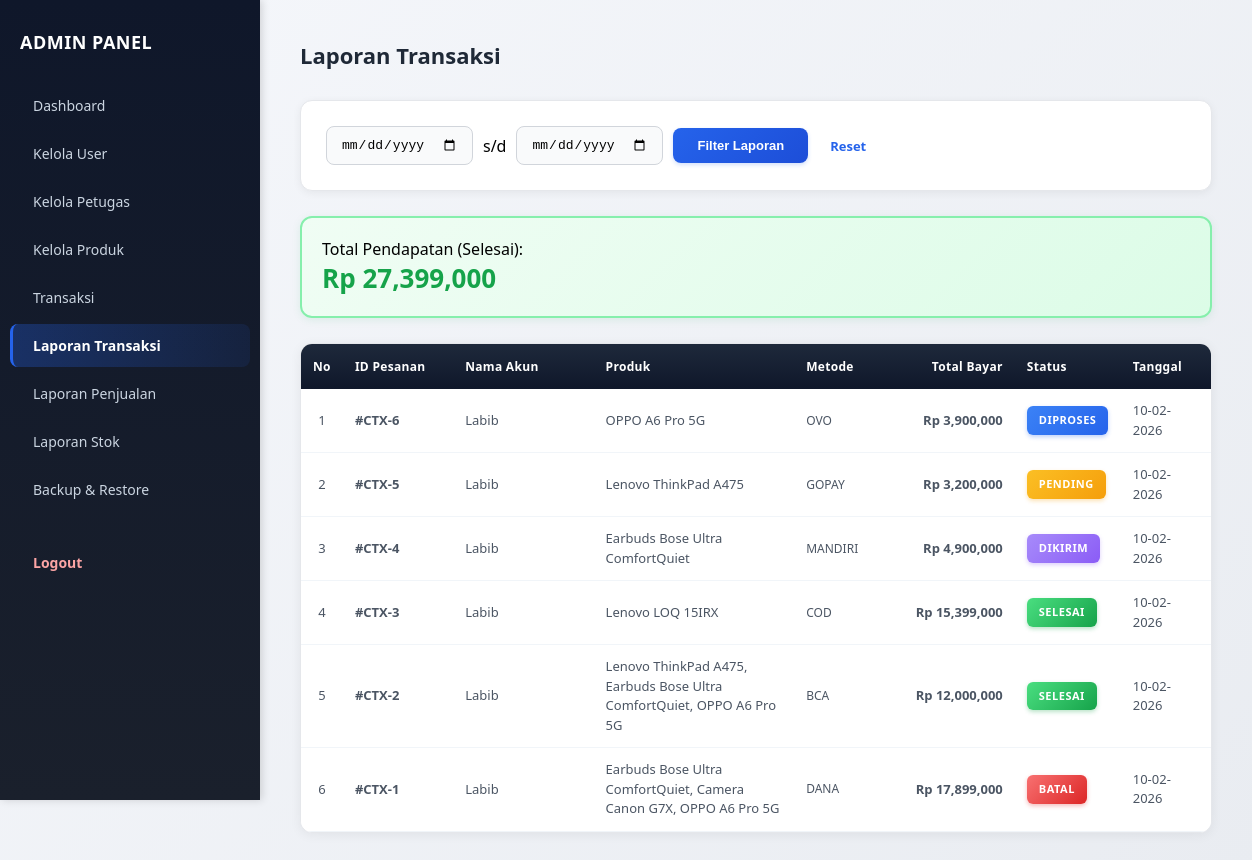
The app's page /admin/laporan_transaksi.php (signed in) with its own data.
### tables this page shows
CREATE TABLE `pesanan` (
  `id` int(11) NOT NULL AUTO_INCREMENT,
  `user_id` int(11) DEFAULT NULL,
  `nama_penerima` varchar(100) DEFAULT NULL,
  `hp` varchar(20) DEFAULT NULL,
  `alamat` text DEFAULT NULL,
  `metode_bayar` varchar(50) DEFAULT NULL,
  `total_bayar` int(11) DEFAULT NULL,
  `status_pesanan` varchar(20) DEFAULT 'Pending',
  `tanggal_pesan` datetime DEFAULT current_timestamp(),
  PRIMARY KEY (`id`)
);

CREATE TABLE `users` (
  `id` int(11) NOT NULL AUTO_INCREMENT,
  `nama` varchar(100) NOT NULL,
  `email` varchar(100) NOT NULL,
  `password` varchar(255) NOT NULL,
  `role` enum('admin','user') DEFAULT 'user',
  `created_at` timestamp NOT NULL DEFAULT current_timestamp(),
  PRIMARY KEY (`id`),
  UNIQUE KEY `email` (`email`)
);

### admin/laporan_transaksi.php (the view, shortened to what this page needs)
<?php
include __DIR__ . "/../config/database.php";
$dari   = isset($_GET['dari']) ? $_GET['dari'] : '';
$sampai = isset($_GET['sampai']) ? $_GET['sampai'] : '';
$where_clause = "";
$dataTransaksi = mysqli_query($conn, "SELECT pesanan.*, users.nama AS nama_akun
     FROM pesanan
     LEFT JOIN users ON pesanan.user_id = users.id
     $where_clause
     ORDER BY pesanan.id DESC");
$where_total = "WHERE status_pesanan='Selesai'";
$totalQuery = mysqli_query($conn, "SELECT SUM(total_bayar) AS total_rp FROM pesanan $where_total");
$res_total = mysqli_fetch_assoc($totalQuery);
$pendapatan = $res_total['total_rp'] ?? 0;
?>
<!DOCTYPE html>
<html lang="id">
<head>
</head>
<body>
    <div class="wrapper">
        <div class="sidebar">
            <h2>ADMIN PANEL</h2>
            <a href="dashboard.php">Dashboard</a>
            <a href="user.php">Kelola User</a>
            <a href="petugas.php">Kelola Petugas</a>
            <a href="produk.php">Kelola Produk</a>
            <a href="transaksi.php">Transaksi</a>
            <a href="laporan_transaksi.php" class="active">Laporan Transaksi</a>
            <a href="laporan_penjualan.php">Laporan Penjualan</a>
            <a href="laporan_stok.php">Laporan Stok</a>
            <a href="backup_restore.php">Backup & Restore</a>
            <a href="logout.php" class="logout-btn" onclick="return confirm('Apakah Anda yakin ingin logout?')">
                Logout
            </a>
        </div>
        <div class="content">
            <h1>Laporan Transaksi</h1>
            <div class="card-filter">
                <form method="get" style="display: flex; gap: 10px; align-items: center; flex-wrap: wrap;">
                    <input type="date" name="dari" value="<?= $dari ?>" required>
                    <span>s/d</span>
                    <input type="date" name="sampai" value="<?= $sampai ?>" required>
                    <button type="submit">Filter Laporan</button>
                    <a href="laporan_transaksi.php">Reset</a>
                </form>
            </div>
            <div class="total-box">Total Pendapatan (Selesai): <span>Rp <?= number_format($pendapatan) ?></span></div>
            <div class="table-wrapper">
            <table>
                <thead>
                <tr>
                    <th>No</th>
                    <th>ID Pesanan</th>
                    <th>Nama Akun</th>
                    <th style="width: 200px;">Produk</th>
                    <th>Metode</th>
                    <th style="text-align: right; width: 120px;">Total Bayar</th>
                    <th>Status</th>
                    <th>Tanggal</th>
                </tr>
                </thead>
                <tbody>
                <?php $no = 1;
                while ($t = mysqli_fetch_assoc($dataTransaksi)) :
                    $st_class = strtolower(str_replace(' ', '', $t['status_pesanan'] ?? 'pending'));
                ?>
                    <tr>
                        <td style="width: 40px; text-align: center;"><?= $no++ ?></td>
                        <td style="width: 110px;"><strong>#CTX-<?= $t['id'] ?></strong></td>
                        <td style="width: 140px;"><?= htmlspecialchars($t['nama_akun'] ?? 'User Terhapus') ?></td>
                        <td style="width: 200px; max-width: 200px; word-break: break-word;">
                            <?php
                            $produk_query = mysqli_query($conn, "SELECT produk.nama FROM pesanan_detail
                                LEFT JOIN produk ON pesanan_detail.produk_id = produk.id
                                WHERE pesanan_detail.pesanan_id = '{$t['id']}'\n                                ORDER BY pesanan_detail.id ASC");
                            $produk_list = [];
                            while ($p = mysqli_fetch_assoc($produk_query)) {
                                if ($p['nama']) {
                                    $produk_list[] = $p['nama'];
                                }
                            }
                            if (!empty($produk_list)) {
                                echo implode(', ', $produk_list);
                            } else {
                                echo '-';
                            }
                            ?>
                        </td>
                        <td style="width: 100px; font-size: 12px;"><?= htmlspecialchars($t['metode_bayar'] ?? '-') ?></td>
                        <td style="width: 120px; text-align: right; font-weight: 600;">Rp <?= number_format($t['total_bayar']) ?></td>
                        <td style="width: 100px;"><span class="status <?= $st_class ?>"><?= strtoupper($t['status_pesanan']) ?></span></td>
                        <td style="width: 90px;">
                            <?php
                            if (!empty($t['tanggal_pesan'])) {
                                echo date('d-m-Y', strtotime($t['tanggal_pesan']));
                            } else {
                                echo "-";
                            }
                            ?>
                        </td>
                    </tr>
                <?php endwhile; ?>
                </tbody>
            </table>
            </div>
        </div>
    </div>
</body>
</html>

### admin/laporan_transaksi.php (style rules this page uses)
* { box-sizing: border-box; margin: 0; padding: 0; }
body { font-family: 'Segoe UI', Tahoma, Geneva, Verdana, sans-serif; background: linear-gradient(135deg, #f5f7fb 0%, #e9ecf1 100%); min-height: 100vh; }
.wrapper { display: flex; min-height: 100vh; }
.sidebar { width: 260px; background: linear-gradient(180deg, #0f172a 0%, #1a202c 100%); color: #e2e8f0; padding: 30px 0; box-shadow: 2px 0 8px rgba(0, 0, 0, 0.15); position: fixed; height: 100vh; overflow-y: auto; }
.sidebar h2 { font-size: 18px; font-weight: 700; margin: 0 20px 30px; color: #fff; letter-spacing: 0.5px; }
.sidebar a { display: block; font-size: 14px; font-weight: 500; color: #cbd5e1; text-decoration: none; padding: 12px 20px; margin: 5px 10px; border-radius: 8px; transition: all 0.3s ease; border-left: 3px solid transparent; }
.sidebar a.active { background: linear-gradient(90deg, rgba(37, 99, 235, 0.3), rgba(37, 99, 235, 0.1)); color: #fff; border-left-color: #2563eb; font-weight: 600; }
.sidebar a.logout-btn { color: #fca5a5; font-weight: 600; margin-top: 30px; }
.content { flex: 1; margin-left: 260px; padding: 40px; }
.content h1 { font-size: 22px; font-weight: 700; color: #1f2937; margin-bottom: 30px; }
.card-filter { background: #fff; padding: 25px; border-radius: 12px; box-shadow: 0 2px 8px rgba(0, 0, 0, 0.06); margin-bottom: 25px; display: flex; gap: 15px; align-items: center; flex-wrap: wrap; border: 1px solid #e5e7eb; }
input[type="date"] { padding: 10px 14px; border-radius: 8px; border: 1px solid #d1d5db; font-size: 13px; font-weight: 500; transition: all 0.3s ease; background: #f9fafb; }
.card-filter button { padding: 10px 24px; border-radius: 8px; border: none; background: linear-gradient(135deg, #2563eb 0%, #1d4ed8 100%); color: #fff; font-size: 13px; font-weight: 600; cursor: pointer; transition: all 0.3s ease; box-shadow: 0 2px 4px rgba(37, 99, 235, 0.2); }
.card-filter a { color: #2563eb; text-decoration: none; font-size: 13px; font-weight: 600; transition: all 0.3s ease; padding: 8px 12px; border-radius: 6px; }
.total-box { background: linear-gradient(135deg, #f0fdf4 0%, #dcfce7 100%); padding: 20px; border-radius: 12px; border: 2px solid #86efac; margin-bottom: 25px; box-shadow: 0 2px 8px rgba(22, 163, 74, 0.1); }
.total-box span { display: block; color: #16a34a; font-size: 26px; font-weight: 700; }
.table-wrapper { background: #fff; border-radius: 12px; box-shadow: 0 2px 12px rgba(0, 0, 0, 0.06); overflow-x: auto; border: 1px solid #e5e7eb; }
table { width: 100%; border-collapse: collapse; background: #fff; min-width: 900px; }
th { background: linear-gradient(180deg, #1e293b 0%, #0f172a 100%); color: #fff; font-weight: 700; font-size: 12px; padding: 14px 12px; text-align: left; white-space: nowrap; position: sticky; top: 0; letter-spacing: 0.3px; }
td { padding: 12px; border-bottom: 1px solid #f1f5f9; font-size: 13px; color: #4b5563; line-height: 1.5; }
tbody tr { transition: all 0.2s ease; }
.status { padding: 6px 12px; border-radius: 6px; font-size: 11px; font-weight: 700; color: #fff; display: inline-block; text-transform: uppercase; letter-spacing: 0.5px; }
.pending { background: linear-gradient(135deg, #fbbf24 0%, #f59e0b 100%); box-shadow: 0 2px 4px rgba(245, 158, 11, 0.3); }
.diproses { background: linear-gradient(135deg, #3b82f6 0%, #2563eb 100%); box-shadow: 0 2px 4px rgba(37, 99, 235, 0.3); }
.dikirim { background: linear-gradient(135deg, #a78bfa 0%, #8b5cf6 100%); box-shadow: 0 2px 4px rgba(139, 92, 246, 0.3); }
.selesai { background: linear-gradient(135deg, #4ade80 0%, #16a34a 100%); box-shadow: 0 2px 4px rgba(22, 163, 74, 0.3); }
.batal { background: linear-gradient(135deg, #f87171 0%, #dc2626 100%); box-shadow: 0 2px 4px rgba(220, 38, 38, 0.3); }
button { transition: all 0.3s ease; }

### records on screen
pesanan: id "6", user.nama "Labib", produk_list "OPPO A6 Pro 5G", metode_bayar "OVO", total_bayar "3,900,000", status_pesanan "DIPROSES", tanggal_pesan "10-02-2026"
pesanan: id "5", user.nama "Labib", produk_list "Lenovo ThinkPad A475", metode_bayar "GOPAY", total_bayar "3,200,000", status_pesanan "PENDING", tanggal_pesan "10-02-2026"
pesanan: id "4", user.nama "Labib", produk_list "Earbuds Bose Ultra ComfortQuiet", metode_bayar "MANDIRI", total_bayar "4,900,000", status_pesanan "DIKIRIM", tanggal_pesan "10-02-2026"
pesanan: id "3", user.nama "Labib", produk_list "Lenovo LOQ 15IRX", metode_bayar "COD", total_bayar "15,399,000", status_pesanan "SELESAI", tanggal_pesan "10-02-2026"
pesanan: id "2", user.nama "Labib", produk_list "Lenovo ThinkPad A475, Earbuds Bose Ultra ComfortQuiet, OPPO A6 Pro 5G", metode_bayar "BCA", total_bayar "12,000,000", status_pesanan "SELESAI", tanggal_pesan "10-02-2026"
pesanan: id "1", user.nama "Labib", produk_list "Earbuds Bose Ultra ComfortQuiet, Camera Canon G7X, OPPO A6 Pro 5G", metode_bayar "DANA", total_bayar "17,899,000", status_pesanan "BATAL", tanggal_pesan "10-02-2026"

### other values on screen
$pendapatan "27,399,000"
